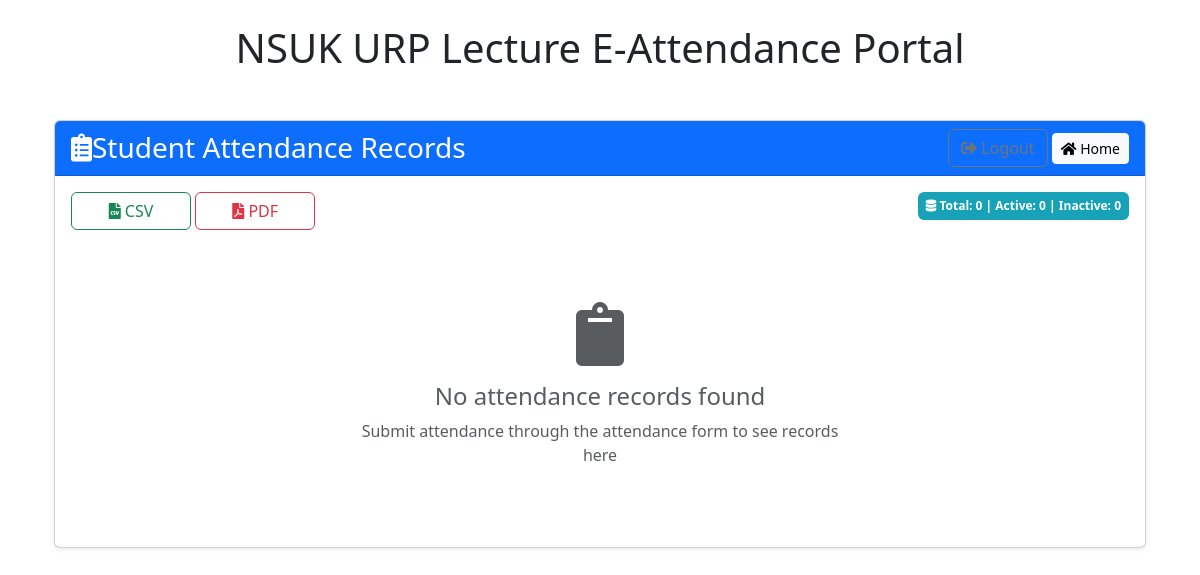
The page /records (signed in) on the database as committed earlier.
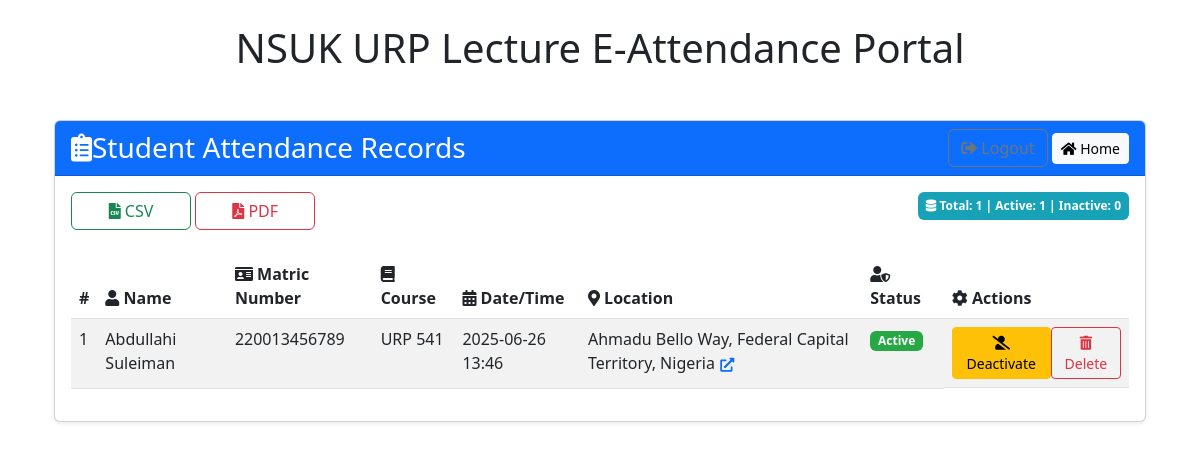
The same page on the database as committed later.
### app.py (models this page shows, shortened)
class StudentRecord(db.Model):
    id = db.Column(db.Integer, primary_key=True)
    name = db.Column(db.String(100), nullable=False)
    matric_no = db.Column(db.String(20), nullable=False, unique=True)
    course = db.Column(db.String(50), nullable=False)
    timestamp = db.Column(db.DateTime, nullable=False, default=datetime.now)
    active = db.Column(db.Boolean, default=True)
    latitude = db.Column(db.Float)
    longitude = db.Column(db.Float)
    accuracy = db.Column(db.Float)
    location_name = db.Column(db.String(200))

### app.py (the view)
@app.route('/records')
@login_required
def records():
    if current_user.role != 'lecturer':
        flash('You need lecturer privileges to access this page', 'danger')
        return redirect(url_for('index'))
    all_records = StudentRecord.query.order_by(StudentRecord.timestamp.desc()).all()
    active_count = StudentRecord.query.filter_by(active=True).count()
    inactive_count = StudentRecord.query.filter_by(active=False).count()
    records_with_location = []
    for record in all_records:
        location_data = {
            'latitude': record.latitude,
            'longitude': record.longitude,
            'accuracy': record.accuracy,
            'location_name': record.location_name
        }
        records_with_location.append((record, location_data))
    return render_template('records.html',
                         records=all_records,
                         records_with_location=records_with_location,
                         active_count=active_count,
                         inactive_count=inactive_count)

### app.py (called while the page is built)
@login_manager.user_loader
def load_user(user_id):
    user = User.query.get(int(user_id))
    if user and user.active:  # Use your existing active attribute
        return user
    return None

    @property
    def is_active(self):
        return self.active

### templates/records.html (shortened to what this page needs)
{% extends "base.html" %}
{% block content %}
<div class="container-fluid py-4">
    <div class="card shadow-sm">
        <div class="card-header bg-primary text-white">
            <div class="d-flex justify-content-between align-items-center">
                <h3 class="mb-0"><i class="fas fa-clipboard-list mr-2"></i>Student Attendance Records</h3>
                <div>
                    <a href="{{ url_for('logout') }}" class="btn btn-outline-secondary">
                        <i class="fas fa-sign-out-alt mr-1"></i> Logout
                    </a>
                    <a href="{{ url_for('index') }}" class="btn btn-light btn-sm ml-2">
                        <i class="fas fa-home mr-1"></i> Home
                    </a>
                </div>
            </div>
        </div>
        <div class="card-body">
            <div class="d-flex justify-content-between mb-4">
                <div class="export-buttons">
                    <a href="{{ url_for('download_all_csv') }}" class="btn btn-outline-success" id="exportCsvBtn">
                        <i class="fas fa-file-csv mr-1"></i> CSV
                    </a>
                    <a href="{{ url_for('download_all_pdf') }}" class="btn btn-outline-danger ml-2" id="exportPdfBtn">
                        <i class="fas fa-file-pdf mr-1"></i> PDF
                    </a>
                </div>
                <div class="record-count">
                    <span class="badge badge-info p-2">
                        <i class="fas fa-database mr-1"></i>
                        Total: {{ records|length }} | Active: {{ active_count }} | Inactive: {{ inactive_count }}
                    </span>
                </div>
            </div>
            {% if records %}
            <div class="table-responsive">
                <table class="table table-hover table-striped">
                    <thead class="thead-light">
                        <tr>
                            <th>#</th>
                            <th><i class="fas fa-user mr-1"></i> Name</th>
                            <th><i class="fas fa-id-card mr-1"></i> Matric Number</th>
                            <th><i class="fas fa-book mr-1"></i> Course</th>
                            <th><i class="fas fa-calendar-alt mr-1"></i> Date/Time</th>
                            <th><i class="fas fa-map-marker-alt mr-1"></i> Location</th>
                            <th><i class="fas fa-user-shield mr-1"></i> Status</th>
                            <th><i class="fas fa-cog mr-1"></i> Actions</th>
                        </tr>
                    </thead>
                    <tbody>
                        {% for record, location_data in records_with_location %}
                        <tr>
                            <td>{{ loop.index }}</td>
                            <td>{{ record.name }}</td>
                            <td>{{ record.matric_no }}</td>
                            <td>{{ record.course }}</td>
                            <td>
                                <span class="text-dark">
                                    {{ record.timestamp.strftime('%Y-%m-%d %H:%M') }}
                                </span>
                            </td>
                            <td>
                                {% if location_data.location_name %}
                                    {{ location_data.location_name }}
                                {% elif location_data.latitude and location_data.longitude %}
                                    {{ "%.6f, %.6f"|format(location_data.latitude, location_data.longitude) }}
                                {% else %}
                                    <span class="text-muted">N/A</span>
                                {% endif %}
                                {% if location_data.latitude and location_data.longitude %}
                                <a href="https://www.google.com/maps?q={{ location_data.latitude }},{{ location_data.longitude }}"
                                   target="_blank"
                                   class="btn btn-sm btn-link p-0 ml-1"
                                   data-toggle="tooltip"
                                   title="View on map">
                                    <i class="fas fa-external-link-alt"></i>
                                </a>
                                {% endif %}
                            </td>
                            <td>
                                <span class="badge {% if record.active %}badge-success{% else %}badge-danger{% endif %} status-badge" data-status="{{ 'active' if record.active else 'inactive' }}">
                                    {% if record.active %}Active{% else %}Inactive{% endif %}
                                </span>
                            </td>
                            <td class="d-flex">
                                <button class="btn btn-sm {% if record.active %}btn-warning{% else %}btn-success{% endif %} toggle-status mr-2"
                                        data-student-id="{{ record.id }}"
                                        data-current-status="{{ 'active' if record.active else 'inactive' }}">
                                    <i class="fas {% if record.active %}fa-user-slash{% else %}fa-user-check{% endif %}"></i>
                                    {% if record.active %}Deactivate{% else %}Activate{% endif %}
                                </button>
                                <button class="btn btn-sm btn-outline-danger delete-record"
                                        data-record-id="{{ record.id }}">
                                    <i class="fas fa-trash-alt"></i> Delete
                                </button>
                            </td>
                        </tr>
                        {% endfor %}
                    </tbody>
                </table>
            </div>
            {% else %}
            <div class="text-center py-5">
                <div class="empty-state">
                    <i class="fas fa-clipboard fa-4x text-muted mb-3"></i>
                    <h4 class="text-muted">No attendance records found</h4>
                    <p class="text-muted">Submit attendance through the attendance form to see records here</p>
                </div>
            </div>
            {% endif %}
        </div>
    </div>
</div>
{% endblock %}

### templates/base.html (shortened to what this page needs)
<!doctype html>
<html lang="en">
<head>
    <link rel="stylesheet" href="https://cdn.jsdelivr.net/npm/bootstrap@5.3.0/dist/css/bootstrap.min.css">
    <link rel="stylesheet" href="https://cdnjs.cloudflare.com/ajax/libs/font-awesome/5.15.4/css/all.min.css">
</head>
<body>
    <div class="container mt-4">
        <h1 class="mb-4 text-center">NSUK URP Lecture E-Attendance Portal</h1>
        {% block content %}{% endblock %}
    </div>
</body>
</html>

### templates/records.html (style rules this page uses)
.badge-success { background-color: #28a745; color: white; }
.badge-info { background-color: #17a2b8; color: white; }
tr { transition: all 0.3s ease; }
.export-buttons .btn { min-width: 120px; }

Rows that differ between the two databases and show on the page:
added StudentRecord: name "Abdullahi Suleiman", matric_no "220013456789", course "URP 541", timestamp "2025-06-26 13:46", location_name "Ahmadu Bello Way, Federal Capital Territory, Nigeria", active "Active"
Other text that changed with them:
{{ records|length }}: "0" → "1"
{{ active_count }}: "0" → "1"
text no longer shown: "No attendance records found Submit attendance through the attendance form to see records here"
text now shown: "# Name Matric Number Course Date/Time Location Status Actions"
